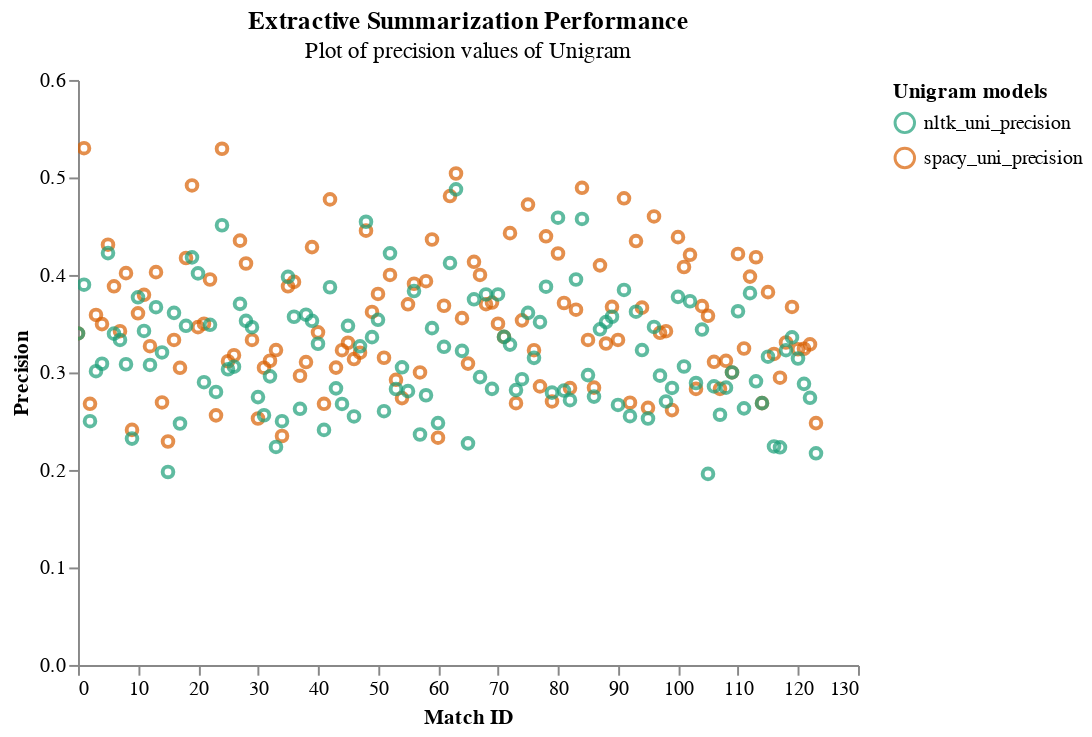

Notebook cell for this chart:
### Code cell
click = alt.selection_multi(encodings=['color'])
timeunit='date'

fig4 = (
        alt.Chart(rouge_extrac_df2)
        .mark_point(width=1)
        .encode(
            x = alt.X("match_id", title="Match ID"),
            y=alt.Y("score_type", title="Precision",scale=alt.Scale(domain=[0, 0.6])),
            color = alt.Color("variable", scale = alt.Scale(scheme = 'dark2'),title = "Unigram models"),
            tooltip=[alt.Tooltip('variable')]
        )
    ).properties(width=alt.Step(30),title={
      "text": ["Extractive Summarization Performance"], 
      "subtitle": ["Plot of precision values of Unigram"]
    },).interactive()





fig4 = alt.layer(
    fig4
).configure_axis(
    grid=False
).configure_view(
    strokeWidth=0
)
#fig4.save("plots/fig4.html")
fig4

### Figure 1 — Vega-Lite specification as saved in the notebook (floating-point values rounded to 4 significant figures; data arrays with more than 128 entries replaced by an {"elided": "..."} marker saying what was removed)
{"config": {"view": {"continuousWidth": 400, "continuousHeight": 300, "strokeWidth": 0}, "axis": {"grid": false}}, "layer": [{"mark": {"type": "point", "width": 1}, "encoding": {"color": {"type": "nominal", "field": "variable", "scale": {"scheme": "dark2"}, "title": "Unigram models"}, "tooltip": [{"type": "nominal", "field": "variable"}], "x": {"type": "quantitative", "field": "match_id", "title": "Match ID"}, "y": {"type": "quantitative", "field": "score_type", "scale": {"domain": [0, 0.6]}, "title": "Precision"}}, "selection": {"selector039": {"type": "interval", "bind": "scales", "encodings": ["x", "y"]}}, "title": {"text": ["Extractive Summarization Performance"], "subtitle": ["Plot of precision values of Unigram"]}, "width": {"step": 30}}], "data": {"name": "data-07ec45c2e0abd5cf8a71b8a21fc16574"}, "$schema": "https://vega.github.io/schema/vega-lite/v4.8.1.json", "datasets": {"data-07ec45c2e0abd5cf8a71b8a21fc16574": {"elided": "248 records"}}}
